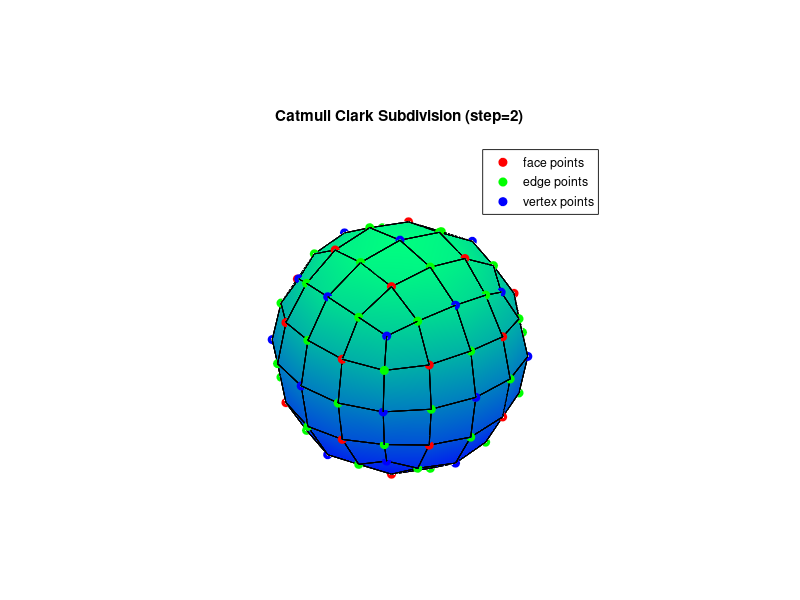

Here is the MATLAB script that generated this plot:
function catmull_clark
    % noninteractive version
    
    % which iterations you want a figure of
    end_step = 2;
    
    % default is cube; change to whatever
    global data;
    data=[];
    data.v=[0 0 0;1 0 0;0 1 0;1 1 0;0 0 1;1 0 1;0 1 1;1 1 1];
    data.e=[1 2;3 4;5 6;7 8;1 3;2 4;5 7;6 8;1 5;2 6;3 7;4 8];
    data.fv=[1 2 4 3;5 6 8 7;1 2 6 5;3 4 8 7;1 3 7 5;2 4 8 6];
    data.fe=[1 2 5 6;3 4 7 8;1 3 9 10;2 4 11 12;5 7 9 11;6 8 10 12];
    data.alpha=1.5;                 
    data.beta=.25;  
    data.step = 0;

for step=1:end_step
    catmull_clark_subdivision;
    data.v = data.vn;
    data.e = data.en;
    data.fv = data.fvn;
    data.fe = data.fen;
    data.step = data.step + 1;
end;

data.axis(1)=subplot('position',[.05,.07,.9,.7]);
view(3);rotate3d on;
myplot;

function myplot
global data;
cla;
hold on
axis equal;
axis off

% plot surface

X=reshape(data.v(data.fv',1),size(data.fv')); 
Y=reshape(data.v(data.fv',2),size(data.fv')); 
Z=reshape(data.v(data.fv',3),size(data.fv')); 
patch(X,Y,Z,Z);
colormap winter;
axis image

title(['Catmull Clark Subdivision (step=', num2str(data.step), ')']);
% frame
plot3([data.v(data.e(:,1),1),data.v(data.e(:,2),1)]',...
	[data.v(data.e(:,1),2),data.v(data.e(:,2),2)]',...
	[data.v(data.e(:,1),3),data.v(data.e(:,2),3)]','-k');

% face points
face_points = plot3(data.fp(:,1),data.fp(:,2),data.fp(:,3),...
    'or','markerfacecolor','r','DisplayName', 'face points');
%plot3(data.fp(:,1),data.fp(:,2),data.fp(:,3),'or');

% edge points
edge_points = plot3(data.ep(:,1),data.ep(:,2),data.ep(:,3),'og','markerfacecolor','g',...
    'DisplayName', 'edge points');
%plot3(data.ep(:,1),data.ep(:,2),data.ep(:,3),'og');

% vertex points
vertex_points = plot3(data.vp(:,1),data.vp(:,2),data.vp(:,3),'ob', ...
	  'markerfacecolor','b', 'DisplayName', 'vertex points');
%plot3(data.vp(:,1),data.vp(:,2),data.vp(:,3),'ob');

plot3([data.vn(data.en(:,1),1),data.vn(data.en(:,2),1)]',...
	[data.vn(data.en(:,1),2),data.vn(data.en(:,2),2)]',...
	[data.vn(data.en(:,1),3),data.vn(data.en(:,2),3)]','-k');

legend([face_points,edge_points, vertex_points]);
axis image
return;

function catmull_clark_subdivision
global data;



v=data.v;
e=data.e;
fv=data.fv;
fe=data.fe;

nf=size(fv,1);
ne=size(e,1);
nv=size(v,1);

for k=1:nf
  fp(k,1:3)=mean(v(fv(k,:),:));
end  

for k=1:ne
  indf=find(sum(fe==k,2));
  ep(k,1:3)=mean([v(e(k,:),:);fp(indf,:)]);
  emp(k,1:3)=mean([v(e(k,:),:)]);
end    

for k=1:nv
  indf=find(sum(fv==k,2));
  inde=find(sum(e==k,2));
  mn=length(indf);
  vp(k,:)=(1-2*data.alpha/mn)*v(k,:)...
	 +2*(data.alpha-2*data.beta)/mn*mean(emp(inde,:))...
	 +4*data.beta/mn*mean(fp(indf,:));
end

vn=[vp;ep;fp];

data.vp=vp;
data.ep=ep;
data.fp=fp;

for k=1:ne
  en(k,1:2)=[e(k,1),nv+k];
  en(ne+k,1:2)=[nv+k,e(k,2)];
end

for k=1:nf
  for k2=1:4
    en(2*ne+4*(k-1)+k2,1:2)=[nv+ne+k,nv+fe(k,k2)];
  end
  
  for k2=1:4
    rinde=find(sum(e(fe(k,:),:)==fv(k,k2),2))';
    fvn(4*(k-1)+k2,1:4)=[fv(k,k2),nv+fe(k,rinde(1)),nv+ne+k,nv+fe(k,rinde(2))];
    teind=[fe(k,rinde),fe(k,rinde)+ne];
    inde2=find(sum(en(teind,:)==fv(k,k2),2));
    fen(4*(k-1)+k2,1:4)=[2*ne+4*(k-1)+rinde,teind(inde2)];
  end  
end

data.vn=vn;
data.en=en;
data.fvn=fvn;
data.fen=fen;


